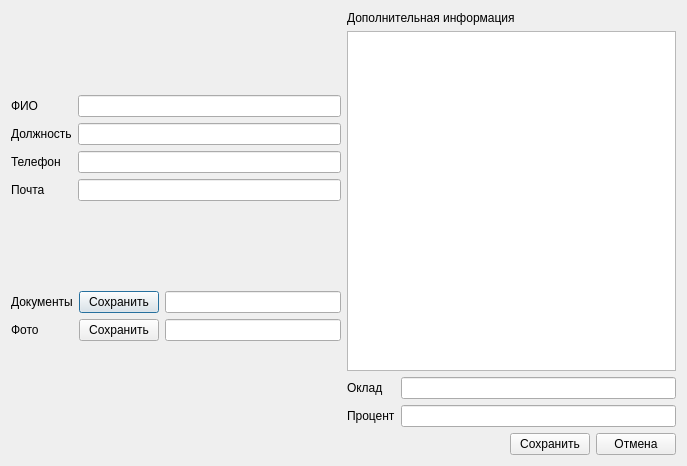
<?xml version="1.0" encoding="UTF-8"?>
<ui version="4.0">
 <class>w_work_n</class>
 <widget class="QDialog" name="w_work_n">
  <property name="geometry">
   <rect>
    <x>0</x>
    <y>0</y>
    <width>687</width>
    <height>466</height>
   </rect>
  </property>
  <property name="windowTitle">
   <string>Сотрудник</string>
  </property>
  <layout class="QVBoxLayout" name="verticalLayout_10">
   <item>
    <layout class="QHBoxLayout" name="layout_data_work_n">
     <item>
      <layout class="QVBoxLayout" name="layout_left">
       <item>
        <layout class="QHBoxLayout" name="layout_name">
         <item>
          <layout class="QVBoxLayout" name="layout_text_name">
           <item>
            <widget class="QLabel" name="label_name">
             <property name="text">
              <string>ФИО</string>
             </property>
            </widget>
           </item>
           <item>
            <widget class="QLabel" name="label_post">
             <property name="text">
              <string>Должность</string>
             </property>
            </widget>
           </item>
           <item>
            <widget class="QLabel" name="label_tel">
             <property name="text">
              <string>Телефон</string>
             </property>
            </widget>
           </item>
           <item>
            <widget class="QLabel" name="label_mail">
             <property name="text">
              <string>Почта</string>
             </property>
            </widget>
           </item>
          </layout>
         </item>
         <item>
          <layout class="QVBoxLayout" name="layout_data_name">
           <item>
            <widget class="QLineEdit" name="lineedit_name"/>
           </item>
           <item>
            <widget class="QLineEdit" name="lineedit_post"/>
           </item>
           <item>
            <widget class="QLineEdit" name="lineedit_tel"/>
           </item>
           <item>
            <widget class="QLineEdit" name="lineedit_mail"/>
           </item>
          </layout>
         </item>
        </layout>
       </item>
       <item>
        <layout class="QHBoxLayout" name="layout_doc">
         <item>
          <layout class="QVBoxLayout" name="layout_name_doc">
           <item>
            <widget class="QLabel" name="label_doc">
             <property name="text">
              <string>Документы</string>
             </property>
            </widget>
           </item>
           <item>
            <widget class="QLabel" name="label_foto">
             <property name="text">
              <string>Фото</string>
             </property>
            </widget>
           </item>
          </layout>
         </item>
         <item>
          <layout class="QVBoxLayout" name="layout_button">
           <item>
            <widget class="QPushButton" name="pushbutton_save_doc">
             <property name="text">
              <string>Сохранить</string>
             </property>
            </widget>
           </item>
           <item>
            <widget class="QPushButton" name="pushbutton_save_foto">
             <property name="text">
              <string>Сохранить</string>
             </property>
            </widget>
           </item>
          </layout>
         </item>
         <item>
          <layout class="QVBoxLayout" name="verticalLayout_4">
           <item>
            <widget class="QLineEdit" name="lineedit_doc"/>
           </item>
           <item>
            <widget class="QLineEdit" name="lineedit_foto"/>
           </item>
          </layout>
         </item>
        </layout>
       </item>
      </layout>
     </item>
     <item>
      <layout class="QVBoxLayout" name="layout_right">
       <item>
        <widget class="QLabel" name="label_text">
         <property name="text">
          <string>Дополнительная информация</string>
         </property>
        </widget>
       </item>
       <item>
        <widget class="QListView" name="listview_text"/>
       </item>
       <item>
        <layout class="QHBoxLayout" name="layout_money">
         <item>
          <layout class="QVBoxLayout" name="layout_text_money">
           <item>
            <widget class="QLabel" name="label_pay">
             <property name="text">
              <string>Оклад</string>
             </property>
            </widget>
           </item>
           <item>
            <widget class="QLabel" name="label_owerpay">
             <property name="text">
              <string>Процент</string>
             </property>
            </widget>
           </item>
          </layout>
         </item>
         <item>
          <layout class="QVBoxLayout" name="layout_data_money">
           <item>
            <widget class="QLineEdit" name="lineedit_pay"/>
           </item>
           <item>
            <widget class="QLineEdit" name="lineedit_owerpay"/>
           </item>
          </layout>
         </item>
        </layout>
       </item>
      </layout>
     </item>
    </layout>
   </item>
   <item>
    <layout class="QHBoxLayout" name="layout_button_work_n">
     <item>
      <spacer name="hspacer">
       <property name="orientation">
        <enum>Qt::Horizontal</enum>
       </property>
       <property name="sizeHint" stdset="0">
        <size>
         <width>40</width>
         <height>20</height>
        </size>
       </property>
      </spacer>
     </item>
     <item>
      <widget class="QPushButton" name="pushbutton_cancel">
       <property name="text">
        <string>Сохранить</string>
       </property>
      </widget>
     </item>
     <item>
      <widget class="QPushButton" name="pushbutton_save">
       <property name="text">
        <string>Отмена</string>
       </property>
      </widget>
     </item>
    </layout>
   </item>
  </layout>
 </widget>
 <resources/>
 <connections/>
</ui>
